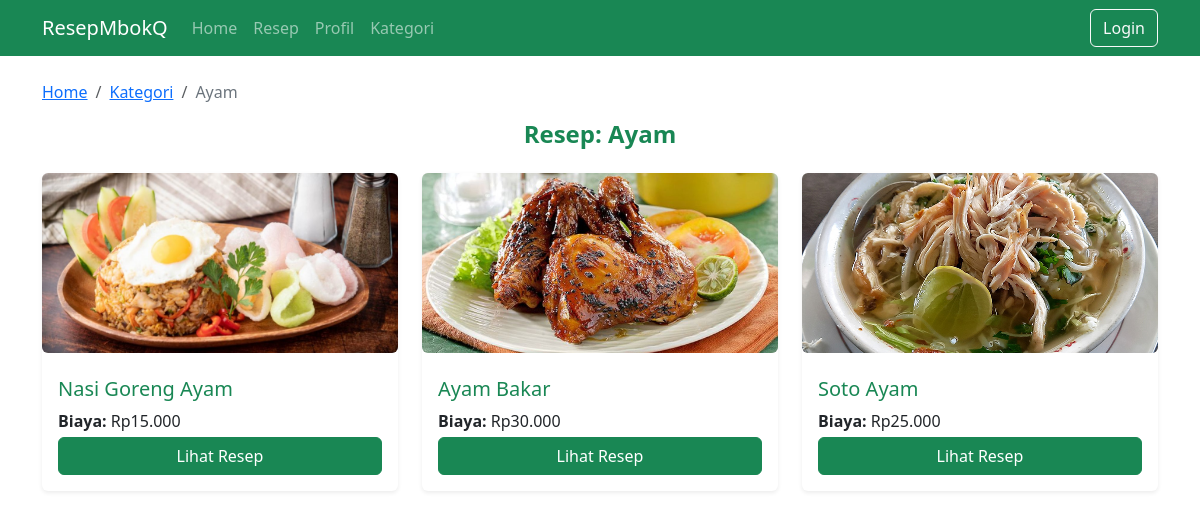
The page /resep_kategori.php?id_kategori=1 on the database its author committed.
### tables this page shows
CREATE TABLE `kategori` (
  `id_kategori` int(11) NOT NULL,
  `nama_kategori` varchar(100) NOT NULL
);

CREATE TABLE `resep` (
  `id_resep` int(11) NOT NULL,
  `nama_resep` varchar(100) NOT NULL,
  `bahan` text NOT NULL,
  `langkah` text NOT NULL,
  `biaya` int(11) NOT NULL,
  `gambar` varchar(255) DEFAULT NULL,
  `id_kategori` int(11) DEFAULT NULL
);

### resep_kategori.php (the view, shortened to what this page needs)
<?php
include 'config.php';
include 'navbar.php';
$id_kategori = intval($_GET['id_kategori']);
$queryKategori = "SELECT nama_kategori FROM kategori WHERE id_kategori = $id_kategori";
$resultKategori = mysqli_query($conn, $queryKategori);
$kategori = mysqli_fetch_assoc($resultKategori);
$queryResep = "SELECT * FROM resep WHERE id_kategori = $id_kategori";
$resultResep = mysqli_query($conn, $queryResep);
?>
<!DOCTYPE html>
<html lang="id">
<head>
  <link href="https://cdn.jsdelivr.net/npm/bootstrap@5.3.3/dist/css/bootstrap.min.css" rel="stylesheet">
</head>
<body>
<div class="container mt-4">
  <nav aria-label="breadcrumb">
    <ol class="breadcrumb">
      <li class="breadcrumb-item"><a href="home.php" class="text-primary">Home</a></li>
      <li class="breadcrumb-item"><a href="category.php" class="text-primary">Kategori</a></li>
      <li class="breadcrumb-item active text-secondary" aria-current="page"><?= htmlspecialchars($kategori['nama_kategori']) ?></li>
    </ol>
  </nav>
  <h4 class="text-success fw-bold text-center mb-4">Resep: <?= htmlspecialchars($kategori['nama_kategori']) ?></h4>
  <div class="row">
    <?php if (mysqli_num_rows($resultResep) > 0): ?>
      <?php while ($row = mysqli_fetch_assoc($resultResep)): ?>
        <div class="col-md-4 mb-4">
        <div class="card border-0 shadow-sm h-100">
            <?php if (!empty($row['gambar']) && file_exists('uploads/' . $row['gambar'])): ?>
            <img src="uploads/<?= $row['gambar'] ?>" class="card-img-top mb-2 rounded" style="height: 180px; object-fit: cover;" alt="<?= htmlspecialchars($row['nama_resep']) ?>">
            <?php endif; ?>
            <div class="card-body d-flex flex-column">
                <h5 class="card-title text-success"><?= htmlspecialchars($row['nama_resep']) ?></h5>
                <p class="card-text mb-1"><strong>Biaya:</strong> Rp<?= number_format($row['biaya'], 0, ',', '.') ?></p>
                <a href="detail.php?id=<?= $row['id_resep'] ?>" class="btn btn-success mt-auto">Lihat Resep</a>
            </div>
        </div>
    </div>
      <?php endwhile; ?>
    <?php else: ?>
      <div class="col-12">
        <div class="alert alert-warning text-center">Belum ada resep dalam kategori ini.</div>
      </div>
    <?php endif; ?>
  </div>
</div>
</body>
</html>

### resep_kategori.php (style rules this page uses)
.breadcrumb a { text-decoration: underline; }

### rows shown on the page
kategori: nama_kategori "Ayam"
resep: gambar (picture), nama_resep "Nasi Goreng Ayam", biaya "15.000"
resep: gambar (picture), nama_resep "Ayam Bakar", biaya "30.000"
resep: gambar (picture), nama_resep "Soto Ayam", biaya "25.000"
